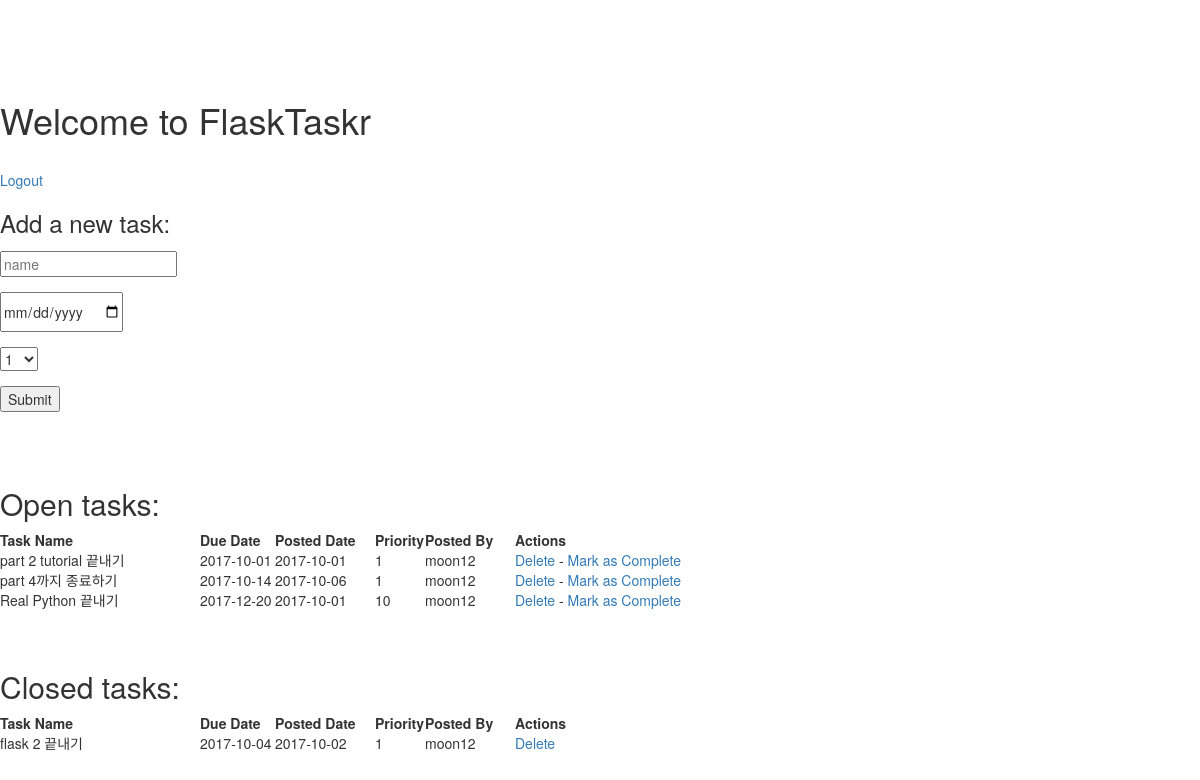
Screenshot of /tasks/ (signed in) with the database file from the repository.
### models.py (models this page shows, shortened)
class Task(db.Model):
    __tablename__='tasks'
    task_id = db.Column(db.Integer, primary_key=True)
    name = db.Column(db.String, nullable=False)
    due_date = db.Column(db.Date, nullable=False)
    priority = db.Column(db.Integer, nullable=False)
    posted_date = db.Column(db.Date, default=datetime.datetime.utcnow())
    status = db.Column(db.Integer)
    user_id = db.Column(db.Integer, db.ForeignKey('users.id'))

class User(db.Model):
    __tablename__='users'
    id = db.Column(db.Integer, primary_key=True)
    name = db.Column(db.String, unique=True, nullable=False)
    email = db.Column(db.String, unique=True, nullable=False)
    password = db.Column(db.String, nullable=False)
    tasks = db.relationship('Task', backref='poster')
    role = db.Column(db.String, default='user')

### views.py (the view)
@app.route('/tasks/')
@login_required
def tasks():
    return render_template(
        'tasks.html',
        form=AddTaskForm(request.form),
        open_tasks=open_tasks(),
        closed_tasks=closed_tasks()
    )

### forms.py
class AddTaskForm(FlaskForm):
    task_id = IntegerField()
    name = StringField('Task name', validators=[DataRequired()])
    due_date = DateField('Date Due (mm/dd/yyyy)', validators=[DataRequired()], format='%m/%d/%Y')
    priority = SelectField(
        'Priority',
        validators=[DataRequired()],
        choices=[('1', '1'), ('2', '2'), ('3', '3'), ('4', '4'), ('5', '5'), ('6', '6'), ('7', '7'), ('8', '8'), ('9', '9'), ('10', '10')]
    )
    status = IntegerField('status')

### views.py (called while the page is built)
def login_required(test):
    @wraps(test)
    def wrap(*args, **kwargs):
        if 'logged_in' in session:
            return test(*args, **kwargs)
        else:
            flash("login first.")
            return redirect(url_for('login'))
    return wrap

def open_tasks():
    return db.session.query(Task).filter_by(status='1').order_by(Task.due_date.asc())

def closed_tasks():
    return db.session.query(Task).filter_by(status='0').order_by(Task.due_date.asc())

### templates/tasks.html (shortened to what this page needs)
{% extends "_base.html" %}
{% block content %}
<h1>Welcome to FlaskTaskr</h1>
<br>
<a href="{{ url_for('logout') }}">Logout</a>
<div class="add-task">
  <h3>Add a new task:</h3>
  <form action="{{ url_for('new_task') }}" method="post" class="inline-form">
    <div class="input-group">
      {{ form.name(placeholder="name") }}
    </div>
    <div class="input-group">
      {{ form.due_date(placeholder="due date") }}
    </div>
    <div class="input-group">
      {{ form.priority(placeholder="priority") }}
    </div>
    <div class="input-group">
      <button class="button" type="submit">Submit</button>
    </div>
</div>
<div class="entries">
  <br>
  <br>
  <h2>Open tasks:</h2>
  <div class="datagrid">
    <table>
      <thead>
        <tr>
          <th width="200px"><strong>Task Name</strong></th>
          <th width="75px"><strong>Due Date</strong></th>
          <th width="100px"><strong>Posted Date</strong></th>
          <th width="50px"><strong>Priority</strong></th>
          <th width="90px"><strong>Posted By</strong></th>
          <th><strong>Actions</strong></th>
        </tr>
      </thead>
      {% for task in open_tasks %}
        <tr>
          <td width="200px">{{ task.name }}</td>
          <td width="75px">{{ task.due_date }}</td>
          <td width="100px">{{ task.posted_date }}</td>
          <td width="50px">{{ task.priority }}</td>
          <td width="90px">{{ task.poster.name }}</td>
          <td>
            <a href="{{ url_for('delete_entry', task_id = task.task_id) }}">Delete</a>  -
            <a href="{{ url_for('complete', task_id = task.task_id) }}">Mark as Complete</a>
          </td>
        </tr>
      {% endfor %}
    </table>
  </div>
</div>
<br>
<br>
<div class="entries">
  <h2>Closed tasks:</h2>
  <div class="datagrid">
    <table>
      <thead>
        <tr>
          <th width="200px"><strong>Task Name</strong></th>
          <th width="75px"><strong>Due Date</strong></th>
          <th width="100px"><strong>Posted Date</strong></th>
          <th width="50px"><strong>Priority</strong></th>
          <th width="90px"><strong>Posted By</strong></th>
          <th><strong>Actions</strong></th>
        </tr>
      </thead>
      {% for task in closed_tasks %}
        <tr>
          <td width="200px">{{ task.name }}</td>
          <td width="75px">{{ task.due_date }}</td>
          <td width="100px">{{ task.posted_date }}</td>
          <td width="50px">{{ task.priority }}</td>
          <td width="90px">{{ task.poster.name }}</td>
          <td>
             <a href="{{ url_for('delete_entry', task_id = task.task_id) }}">Delete</a>
          </td>
        </tr>
      {% endfor %}
    </table>
  </div>
</div>
{% endblock %}

### templates/_base.html (shortened to what this page needs)
<!DOCTYPE html>
<html>
    <head>
        <link href="{{ url_for('static', filename='css/bootstrap.min.css') }}" rel="stylesheet">
        <link href="{{ url_for('static', filename='css/main.css') }}" rel="stylesheet">
    </head>
    <body>
        <div class="page">
            <br>
            {% block content %}
            {% endblock %}
    </body>
</html>

### static/css/main.css (style rules this page uses)
body { padding: 60px 0; background: #ffffff; }
.input-group { margin: 15px 0; }

### rows the page displays
Task: name "part 2 tutorial 끝내기", due_date "2017-10-01", posted_date "2017-10-01", priority "1", poster.name "moon12"
Task: name "part 4까지 종료하기", due_date "2017-10-14", posted_date "2017-10-06", priority "1", poster.name "moon12"
Task: name "Real Python 끝내기", due_date "2017-12-20", posted_date "2017-10-01", priority "10", poster.name "moon12"
Task: name "flask 2 끝내기", due_date "2017-10-04", posted_date "2017-10-02", priority "1", poster.name "moon12"
